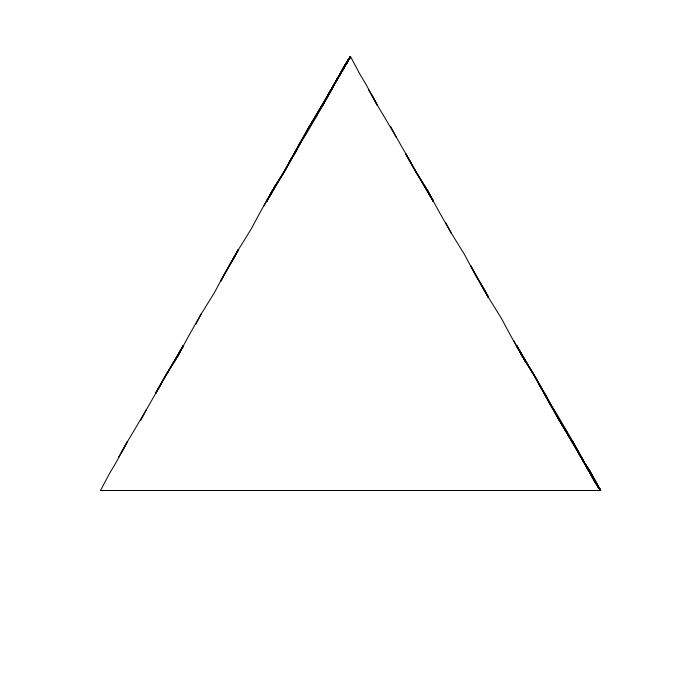
Frame 1 (no input)
Frame 60 (the mouse pressed at the canvas centre just before this capture): identical to frame 1, image omitted
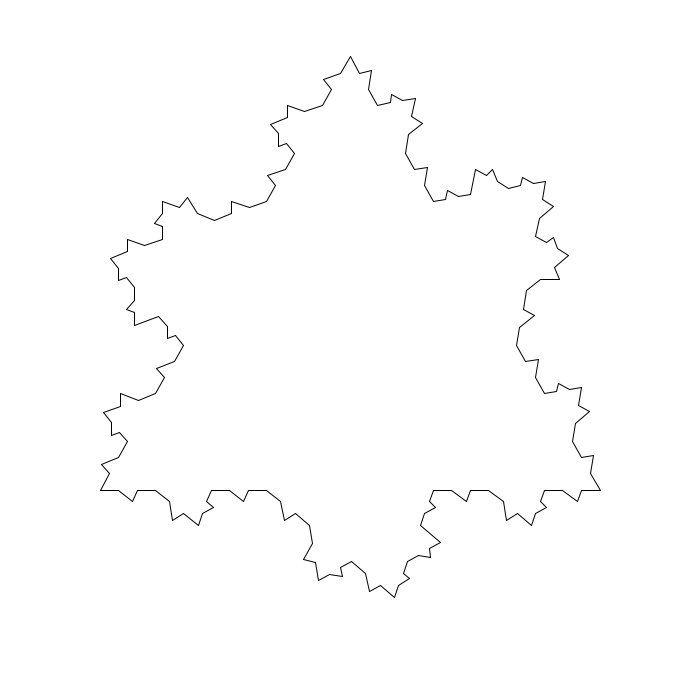
Frame 120 (the mouse held since frame 60 and released just before this capture)

The Processing sketch that drew these frames (run headless with seeded random() and noise(); from frame 60 on, the mouse is pressed at the canvas centre):

// Processing sketch: e04_koch_platek_n_mouse
// ── e04_koch_platek_n_mouse.pde
void setup() {
  size(700, 700);
  stroke(0);
  strokeWeight(1);
}

void draw() {
  background(255);
  PVector A = new PVector(100, height*0.7);
  PVector C = new PVector(width-100, height*0.7);
  PVector B = PVector.sub(C, A);
  B.rotate(radians(-60));
  B.add(A);
  koch(B, A);
  koch(A, C);
  koch(C, B);
}

void koch(PVector poczatek, PVector koniec) {
  PVector bok = PVector.sub(koniec, poczatek);
  bok.div(3.0);
  if (bok.mag()>10) {
    PVector P1 = PVector.add(poczatek, bok);
    PVector P3 = PVector.add(P1, bok);
    bok.rotate(radians(180-mouseX*0.4));
    PVector P2 = PVector.add(P1, bok);
    koch(poczatek, P1);
    koch(P1, P2);
    koch(P2, P3);
    koch(P3, koniec);  
  } else 
  {
    line(poczatek.x, poczatek.y, koniec.x, koniec.y);
  }
}
